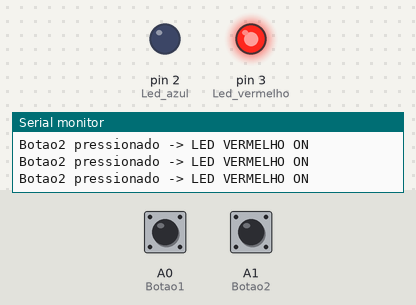
This program was run on a simulated Arduino Uno, built with avr-gcc and run on an emulated ATmega328P. On the bench: output pins drawn as LEDs (lit = HIGH), the last lines printed to the serial monitor. The inputs (shaded band) are chosen by the test bench; at power-on: A0 (Botao1) HIGH, A1 (Botao2) LOW.

Above: at 2.8 s.
2.9 s: A0 (Botao1) pulled LOW for 1.2 s
At 3.3 s:
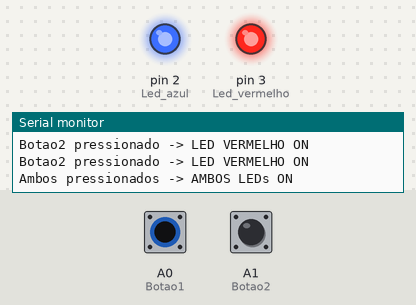
6.5 s: A1 (Botao2) pulled HIGH for 1.2 s
At 7.6 s:
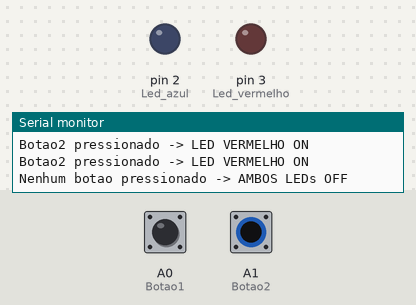
9.5 s: A1 (Botao2) pulled HIGH for 3.2 s
At 13.5 s:
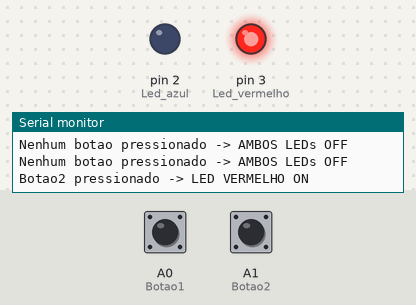
14.5 s: A0 (Botao1) pulled LOW for 3.2 s
At 16.2 s:
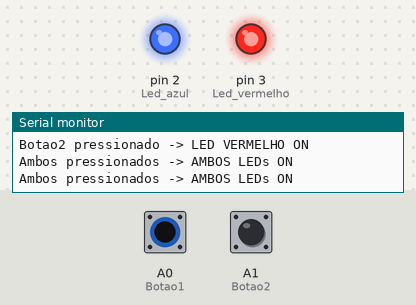
19.5 s: A0 (Botao1) driven LOW and A1 (Botao2) driven HIGH
At 21.3 s:
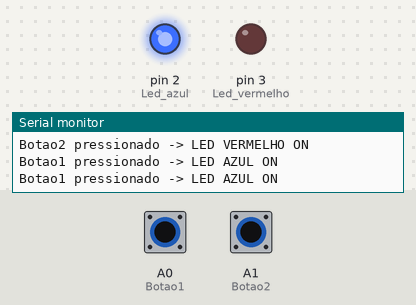
Timing chart, 0 to 22.5 s (numbered marks = the images above; inputs shaded):
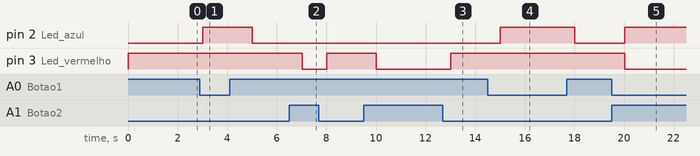

Measured:
- after the input at 2.9 s, pin 2 (Led_azul): LOW → HIGH after 0.12 s, → LOW 2.0 s later
- after the input at 6.5 s, pin 3 (Led_vermelho): HIGH → LOW after 0.52 s, → HIGH 1.0 s later
- after the input at 9.5 s, pin 3 (Led_vermelho): HIGH → LOW after 0.52 s, → HIGH 3.0 s later
- after the input at 14.5 s, pin 2 (Led_azul): LOW → HIGH after 0.52 s, → LOW 3.0 s later
- after the input at 19.5 s, pin 2 (Led_azul): LOW → HIGH after 0.52 s; pin 3 (Led_vermelho): HIGH → LOW after 0.52 s

The program:

main.cpp
```cpp
#include <Arduino.h>

// Variavel Botoes
int Botao1 = A0;
int Botao2 = A1;

// Variavel LEDs
int Led_azul = 2;
int Led_vermelho = 3;

const int baudRate = 9600;

// Variável case
int caso = 0;

// Funções case
void Caso_0() { // Botão 1 pressionado -> LED azul ligado
  Serial.println("Botao1 pressionado -> LED AZUL ON");
  digitalWrite(Led_azul, HIGH);
  digitalWrite(Led_vermelho, LOW);
}

void Caso_1() { // Botão 2 pressionado -> LED vermelho ligado
  Serial.println("Botao2 pressionado -> LED VERMELHO ON");
  digitalWrite(Led_azul, LOW);
  digitalWrite(Led_vermelho, HIGH);
}

void Caso_2() { // Ambos pressionados, Ambos LEDs ligados
  Serial.println("Ambos pressionados -> AMBOS LEDs ON");
  digitalWrite(Led_azul, HIGH);
  digitalWrite(Led_vermelho, HIGH);
}

void Caso_3() { // Nenhum pressionado, Ambos desligados
  Serial.println("Nenhum botao pressionado -> AMBOS LEDs OFF");
  digitalWrite(Led_azul, LOW);
  digitalWrite(Led_vermelho, LOW);
}

void setup() {
  Serial.begin(baudRate);
  Serial.println("--- Código sem debounce (simples) ---");

  pinMode(Botao1, INPUT);
  pinMode(Botao2, INPUT);

  pinMode(Led_azul, OUTPUT);
  pinMode(Led_vermelho, OUTPUT);

  // LEDs inicialmente desligados
  digitalWrite(Led_azul, LOW);
  digitalWrite(Led_vermelho, LOW);
}

void loop() {

  // Leitura botoes
  int estado1 = digitalRead(Botao1);
  int estado2 = digitalRead(Botao2);

  // Instruções
  if (estado1 == LOW && estado2 == HIGH) {
    caso = 0; // botão 1 pressionado -> Caso 0
  } else if (estado1 == HIGH && estado2 == LOW) {
    caso = 1; // botão 2 pressionado -> Caso 1
  } else if (estado1 == LOW && estado2 == LOW) {
    caso = 2; // ambos pressionados -> Caso 2
  } else {
    caso = 3; // nenhum pressionado -> Caso 3 (LEDs OFF)
  }

  // Executa o caso usando SWITCH (mesma estrutura)
  switch (caso) {
    case 0:
      Caso_0();
      break;

    case 1:
      Caso_1();
      break;

    case 2:
      Caso_2();
      break;

    case 3:
      Caso_3();
      break;

    default:
      Serial.println("Erro");
      digitalWrite(Led_azul, LOW);
      digitalWrite(Led_vermelho, LOW);
      break;
  }

  delay(1000);
}
```
